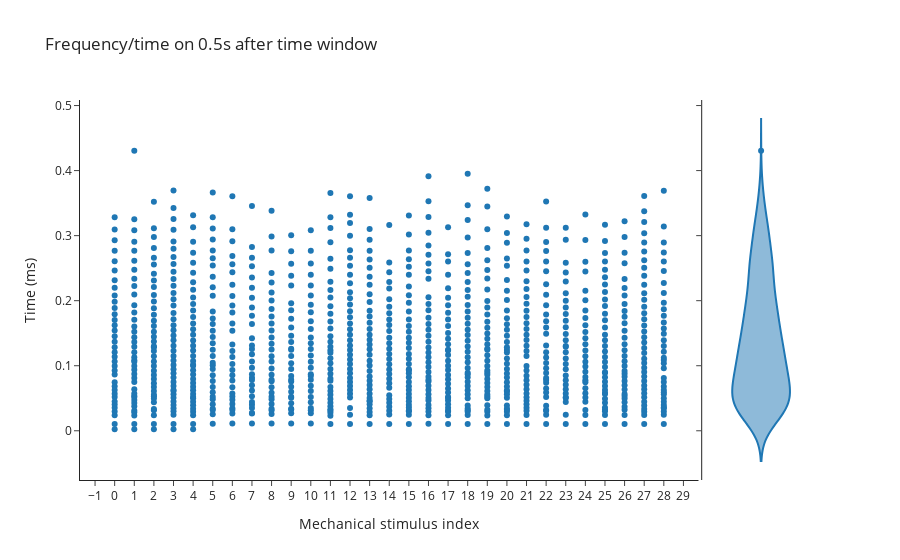

Notebook code cell kept with this figure:
### Code cell
df_latencies = pd.DataFrame(data['times_wrt_stml'], columns = ['Time (ms)', 'Mechanical stimulus index'])

fig = px.scatter(df_latencies, x="Mechanical stimulus index", y="Time (ms)", marginal_y="violin", 
                 template="simple_white", title=f"Frequency/time on 0.5s after time window")

fig.update_layout(
    xaxis = dict(
        tickmode = 'linear',
        tick0 = 1,
        dtick = 1
    )
)

fig.show()

### Figure 1 — Plotly figure (JSON) as saved in the notebook; plotly's stock layout.template omitted (floating-point values rounded to 4 significant figures; data arrays with more than 128 entries replaced by an {"elided": "..."} marker saying what was removed)
{"data": [{"hovertemplate": "Mechanical stimulus index=%{x}<br>Time (ms)=%{y}<extra></extra>", "legendgroup": "", "marker": {"color": "#1F77B4", "symbol": "circle"}, "mode": "markers", "name": "", "orientation": "v", "showlegend": false, "type": "scatter", "x": {"elided": "965 int values"}, "xaxis": "x", "y": {"elided": "965 float values"}, "yaxis": "y"}, {"alignmentgroup": "True", "hovertemplate": "Time (ms)=%{y}<extra></extra>", "legendgroup": "", "marker": {"color": "#1F77B4", "symbol": "circle"}, "name": "", "offsetgroup": "", "scalegroup": "y", "showlegend": false, "type": "violin", "xaxis": "x2", "y": {"elided": "965 float values"}, "yaxis": "y2"}], "layout": {"legend": {"tracegroupgap": 0}, "title": {"text": "Frequency/time on 0.5s after time window"}, "xaxis": {"anchor": "y", "domain": [0, 0.8358], "dtick": 1, "tick0": 1, "tickmode": "linear", "title": {"text": "Mechanical stimulus index"}}, "xaxis2": {"anchor": "y2", "domain": [0.8408, 1], "matches": "x2", "showline": false, "showticklabels": false, "ticks": ""}, "yaxis": {"anchor": "x", "domain": [0, 1], "title": {"text": "Time (ms)"}}, "yaxis2": {"anchor": "x2", "domain": [0, 1], "matches": "y", "showticklabels": false}}}
